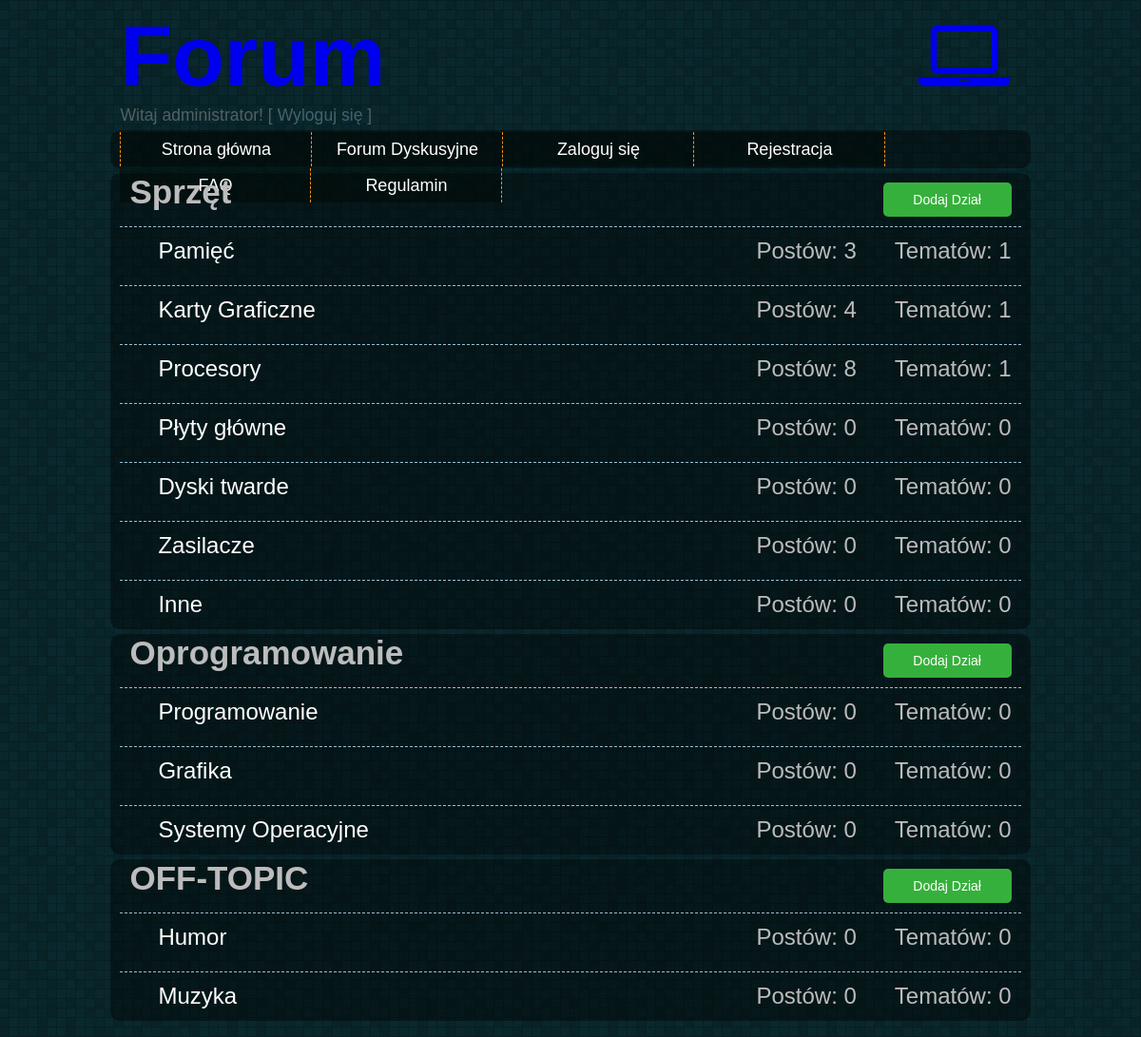
The app's page /Forum/forum.php (signed in) with its own data.
### tables this page shows
CREATE TABLE `dzial` (
  `nazwa` varchar(20) NOT NULL,
  `id` int(10) UNSIGNED NOT NULL,
  `idForum` int(11) NOT NULL,
  `liczbaTematow` int(11) NOT NULL,
  `liczbaPostow` int(11) NOT NULL
);

### Forum/forum.php (the view, shortened to what this page needs)
<!DOCTYPE html>
<html>
  <head>
    <link rel="stylesheet" href="styles/style.css">
    <link rel="stylesheet" href="styles/forum_style.css">
    <link rel="stylesheet" href="styles/fontello/fontello.css">
  </head>
  <body>
    <header>
      <div id="header">
      <span id="top"><a href="index.php">Forum</a><a href="index.php"><i class="icon-laptop"></i></a></span>
      <?php
      if (isset($_SESSION['online']))
      {
        if (isset($_SESSION['greetings'])){
        echo "<span class='logoutScreen'>Witaj ".$_SESSION['user'].'! [ <a id="logout" href="services/logout.php">Wyloguj się</a> ]</span>';
        }
        else {
          echo "Witaj ".$_SESSION['user'].'! [ <a id="logout" href="services/logout.php">Wyloguj się</a> ]';
        }
      }
      ?>
      </div>
    </header>
    <section>
      <div id="navbar">
        <ol>
          <li><a href="index.php">Strona główna</a></li>
          <li><a href="forum.php">Forum Dyskusyjne</a></li>
          <li><a href="login_form.php">Zaloguj się</a></li>
          <li><a href="register_form.php">Rejestracja</a></li>
          <li><a href="faq.php">FAQ</a></li>
          <li><a href="rules.php">Regulamin</a></li>
    </ol>
      </div>
      <div id="Forum1">
          <div id="forum"><span >Sprzęt<span>
          <?php
          if (isset($_SESSION['online']))
          {
            if($_SESSION['type']=="root") echo " <a class='addSection' href='addSection.php?id=1'>Dodaj Dział</a>";
          }
            echo "</div>";
          require_once "services/connect.php";
          $conn = new mysqli($host, $db_user, $db_password, $db_name);
            $sql = "SELECT * FROM dzial WHERE idForum='1'";
            $result = mysqli_query($conn, $sql);
              if (mysqli_num_rows($result) > 0) {
                  while($row = mysqli_fetch_assoc($result)) {
                      echo "<hr class='dashed' /><div class='sections'><a class='section' href='topic.php?id=".$row['id']."&nazwaDzialu=".$row['nazwa']."'>".$row['nazwa']."</a>
                      <span class='sectionInfo'>Tematów: ".$row['liczbaTematow']."</span><span class='sectionInfo'>Postów: ".$row['liczbaPostow']."</span></div>";
                  }
              } else {
                  echo "";
              }
          ?>
        </div>
      <div id="Forum2">
        <div id="forum"><span >Oprogramowanie<span>
          <?php
          if (isset($_SESSION['online']))
          {
            if($_SESSION['type']=="root") echo " <a class='addSection' href='addSection.php?id=2'>Dodaj Dział</a>";
          }
            echo "</div>";
          require_once "services/connect.php";
          $conn = new mysqli($host, $db_user, $db_password, $db_name);
            $sql = "SELECT * FROM dzial WHERE idForum='2'";
            $result = mysqli_query($conn, $sql);
              if (mysqli_num_rows($result) > 0) {
                  while($row = mysqli_fetch_assoc($result)) {
                      echo "<hr class='dashed' /><div class='sections'><a class='section' href='topic.php?id=" .$row["id"]."&nazwaDzialu=".$row['nazwa']."'>".$row['nazwa']."</a>
                      <span class='sectionInfo'>Tematów: ".$row['liczbaTematow']."</span><span class='sectionInfo'>Postów: ".$row['liczbaPostow']."</span></div>";
                  }
              } else {
                  echo "";
              }
          ?>
        </div>
      <div id="Forum3">
        <div id="forum"><span >OFF-TOPIC<span>
          <?php
          if (isset($_SESSION['online']))
          {
            if($_SESSION['type']=="root") echo " <a class='addSection' href='addSection.php?id=3'>Dodaj Dział</a>";
          }
           echo "</div>";
          require_once "services/connect.php";
          $conn = new mysqli($host, $db_user, $db_password, $db_name);
            $sql = "SELECT * FROM dzial WHERE idForum='3'";
            $result = mysqli_query($conn, $sql);
              if (mysqli_num_rows($result) > 0) {
                  while($row = mysqli_fetch_assoc($result)) {
                      echo "<hr class='dashed' /><div class='sections'><a class='section' href='topic.php?id=" .$row["id"]."&nazwaDzialu=".$row['nazwa']."'>".$row['nazwa']."</a>
                      <span class='sectionInfo'>Tematów: ".$row['liczbaTematow']."</span><span class='sectionInfo'>Postów: ".$row['liczbaPostow']."</span></div>";
                  }
              } else {
                  echo "";
              }
          ?>
        </div>
    </section>
  </body>
</html>

### Forum/styles/style.css (style rules this page uses)
body { background-image: url(../images/random_grey_variations.png); font-family: Verdana, Helvetica, Arial, sans-serif; color: #e5e9eb; }
div { margin-bottom: 4px; clear: both; border-radius: 10px; color: #bcbcbc; padding: 0 10px; margin: 5px 0; font-size: 1.1em; }
ol { padding: 0; margin: 0; list-style-type: none; font-size: 18px; height: 35px; line-height: 200%; display: inline-block; }
ol a { color: #ffffff; text-decoration: none; display: block; }
ol > li { float: left; width: 200px; background-color: rgba(1,5,0,0.4); margin-top: 2px; border-right: 1px dashed #fd9013; }
ol > li:first-child { border-left: 1px dashed #fd9013; }
#navbar { background-color: rgba(1,0,0,0.4); margin-left: auto; text-align: center; margin-right: auto; width: 80%; height: 40px; margin-bottom: 5px; }
#header { margin-left: auto; margin-right: auto; width: 80%; height: auto; }
.icon-laptop { float: right; }
#top { display: block; font-size: 5.1em; }
#top > a { text-decoration: none; font-weight: bold; }
#logout { text-decoration: none; color: #97c0d3; }
.logoutScreen { display: none; }

### Forum/styles/forum_style.css (style rules this page uses)
.addSection { float: right; text-decoration: none; margin-bottom: 10px; color: #fff; display: block; width: 115px; height: auto; background-color: #36b03c; padding: 10px; margin-top: 10px!important; text-align: center; border-radius: 5px; font-weight: normal; font-size: 14px; }
.sections { height: 40px; font-size: 24px; }
.section { color: #fff; padding: 30px; text-decoration: none; }
.sectionInfo { margin-left: 40px!important; float: right; }
#forum { font-weight: bold; }
#forum > span { font-size: 35px; }
hr { border-top-color: #97c0d3!important; border: 0 none #e5e9eb; border-top: 1px solid #e5e9eb; height: 1px; margin: 5px 0; display: block; clear: both; color: #e5e9eb; }
hr.dashed { border-top-color: #97c0d3!important; border-top: 1px dashed #e5e9eb; margin: 10px 0; color: #e5e9eb; }
#Forum1, #Forum2, #Forum3 { background-color: rgba(1,0,0,0.4); margin-left: auto; margin-right: auto; width: 80%; height: auto; }

### records on screen
dzial: nazwa "Pamięć", liczbaTematow "1", liczbaPostow "3"
dzial: nazwa "Karty Graficzne", liczbaTematow "1", liczbaPostow "4"
dzial: nazwa "Procesory", liczbaTematow "1", liczbaPostow "8"
dzial: nazwa "Płyty główne", liczbaTematow "0", liczbaPostow "0"
dzial: nazwa "Dyski twarde", liczbaTematow "0", liczbaPostow "0"
dzial: nazwa "Zasilacze", liczbaTematow "0", liczbaPostow "0"
dzial: nazwa "Inne", liczbaTematow "0", liczbaPostow "0"
dzial: nazwa "Programowanie", liczbaTematow "0", liczbaPostow "0"
dzial: nazwa "Grafika", liczbaTematow "0", liczbaPostow "0"
dzial: nazwa "Systemy Operacyjne", liczbaTematow "0", liczbaPostow "0"
dzial: nazwa "Humor", liczbaTematow "0", liczbaPostow "0"
dzial: nazwa "Muzyka", liczbaTematow "0", liczbaPostow "0"

### other values on screen
$_SESSION['user'] "administrator"
